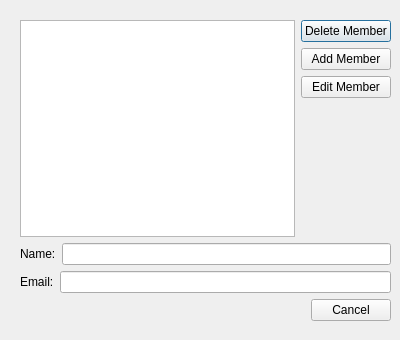
<?xml version="1.0" encoding="UTF-8"?>
<ui version="4.0">
 <class>Dialog</class>
 <widget class="QDialog" name="Dialog">
  <property name="geometry">
   <rect>
    <x>0</x>
    <y>0</y>
    <width>400</width>
    <height>340</height>
   </rect>
  </property>
  <property name="windowTitle">
   <string>Team Member Editor</string>
  </property>
  <widget class="QWidget" name="">
   <property name="geometry">
    <rect>
     <x>20</x>
     <y>20</y>
     <width>371</width>
     <height>301</height>
    </rect>
   </property>
   <layout class="QVBoxLayout" name="verticalLayout_3">
    <item>
     <layout class="QVBoxLayout" name="verticalLayout_2">
      <item>
       <layout class="QHBoxLayout" name="horizontalLayout">
        <item>
         <widget class="QListWidget" name="member_list_widget"/>
        </item>
        <item>
         <layout class="QVBoxLayout" name="verticalLayout">
          <item>
           <widget class="QPushButton" name="delete_member_button">
            <property name="text">
             <string>Delete Member</string>
            </property>
           </widget>
          </item>
          <item>
           <widget class="QPushButton" name="add_member_button">
            <property name="text">
             <string>Add Member</string>
            </property>
           </widget>
          </item>
          <item>
           <widget class="QPushButton" name="edit_member_button">
            <property name="text">
             <string>Edit Member</string>
            </property>
           </widget>
          </item>
          <item>
           <spacer name="verticalSpacer">
            <property name="orientation">
             <enum>Qt::Vertical</enum>
            </property>
            <property name="sizeHint" stdset="0">
             <size>
              <width>20</width>
              <height>40</height>
             </size>
            </property>
           </spacer>
          </item>
         </layout>
        </item>
       </layout>
      </item>
      <item>
       <layout class="QHBoxLayout" name="horizontalLayout_2">
        <item>
         <widget class="QLabel" name="name_label">
          <property name="text">
           <string>Name:</string>
          </property>
         </widget>
        </item>
        <item>
         <widget class="QLineEdit" name="name_line"/>
        </item>
       </layout>
      </item>
      <item>
       <layout class="QHBoxLayout" name="horizontalLayout_3">
        <item>
         <widget class="QLabel" name="email_label">
          <property name="layoutDirection">
           <enum>Qt::LeftToRight</enum>
          </property>
          <property name="text">
           <string>Email:</string>
          </property>
         </widget>
        </item>
        <item>
         <widget class="QLineEdit" name="email_line"/>
        </item>
       </layout>
      </item>
     </layout>
    </item>
    <item>
     <widget class="QDialogButtonBox" name="buttonBox">
      <property name="orientation">
       <enum>Qt::Horizontal</enum>
      </property>
      <property name="standardButtons">
       <set>QDialogButtonBox::Cancel</set>
      </property>
     </widget>
    </item>
   </layout>
  </widget>
 </widget>
 <resources/>
 <connections>
  <connection>
   <sender>buttonBox</sender>
   <signal>accepted()</signal>
   <receiver>Dialog</receiver>
   <slot>accept()</slot>
   <hints>
    <hint type="sourcelabel">
     <x>248</x>
     <y>254</y>
    </hint>
    <hint type="destinationlabel">
     <x>157</x>
     <y>274</y>
    </hint>
   </hints>
  </connection>
  <connection>
   <sender>buttonBox</sender>
   <signal>rejected()</signal>
   <receiver>Dialog</receiver>
   <slot>reject()</slot>
   <hints>
    <hint type="sourcelabel">
     <x>316</x>
     <y>260</y>
    </hint>
    <hint type="destinationlabel">
     <x>286</x>
     <y>274</y>
    </hint>
   </hints>
  </connection>
 </connections>
</ui>
